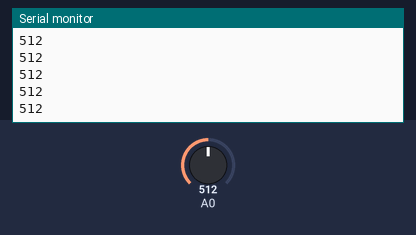
A sketch run on a simulated Arduino Uno, built with avr-gcc and run on an emulated ATmega328P. On the bench: the last lines printed to the serial monitor. Inputs (shaded band) come from the test bench; at power-on: A0 = 512. Storage starts empty.

Above: at 1.2 s.
1.3 s: A0 set to 716
At 2.3 s:
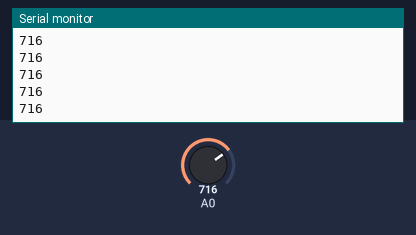
2.8 s: A0 set to 900
At 3.3 s:
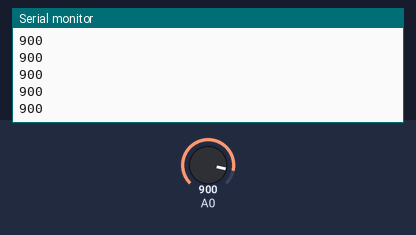
Timing chart, 0 to 5.8 s (numbered marks = the images above; inputs shaded):
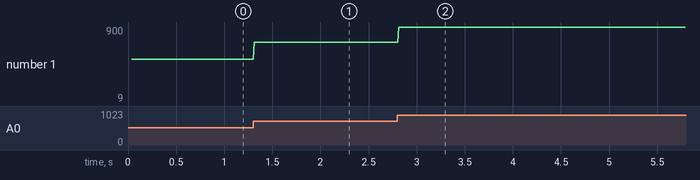

The sketch:

Prak_MCU_12_1.ino
```cpp
#include <SPI.h>
#include <SD.h>

const int chipSelect = 10;
void setup() {
  // put your setup code here, to run once:
Serial.begin(9600);
while (!Serial)

Serial.print("\nInitializing Sd car...");
if (!SD.begin(chipSelect)){
  Serial.println("Card failed, or not present");
  while(1);
  }
Serial.println("card initialized.");
}

void loop() {
  // put your main code here, to run repeatedly:
int sensor = analogRead(A0);
File dataFile = SD.open("datalog.txt", FILE_WRITE);

if(dataFile){
  dataFile.println(sensor);
  dataFile.close();
  Serial.println(sensor);
}
else Serial.println("error opening datalog.txt");
}
```

Measured:
- after the input at 1.3 s, the serial monitor: prints a new line at once (image 1)
- after the input at 2.8 s, the serial monitor: prints a new line at once (image 2)
- plotted number 1: 512 → 716 after the input at 1.3 s, 716 → 9 after the input at 2.8 s
